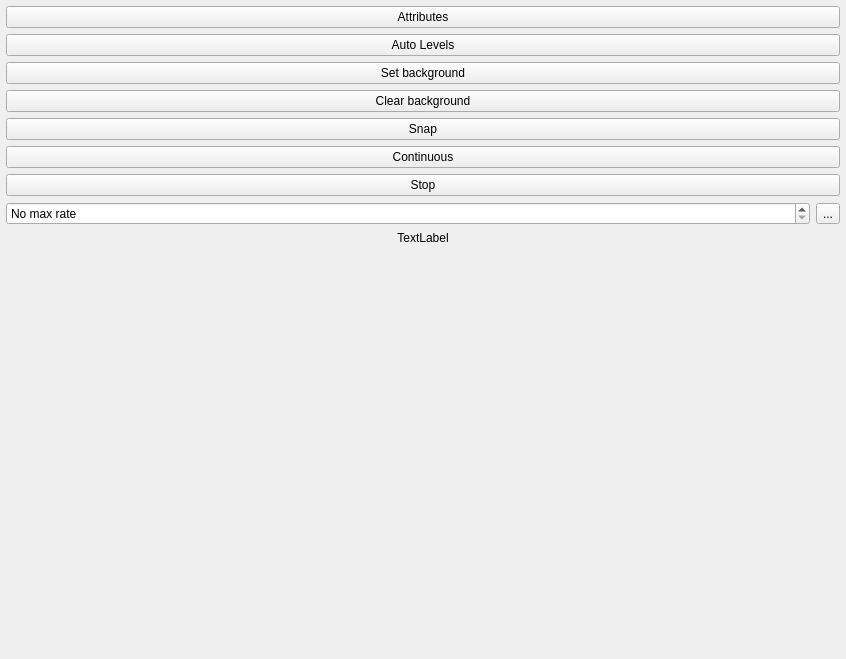
<?xml version="1.0" encoding="UTF-8"?>
<ui version="4.0">
 <class>Form</class>
 <widget class="QWidget" name="Form">
  <property name="geometry">
   <rect>
    <x>0</x>
    <y>0</y>
    <width>846</width>
    <height>659</height>
   </rect>
  </property>
  <property name="windowTitle">
   <string>Form</string>
  </property>
  <layout class="QHBoxLayout" name="horizontalLayout_2">
   <property name="leftMargin">
    <number>6</number>
   </property>
   <property name="topMargin">
    <number>6</number>
   </property>
   <property name="rightMargin">
    <number>6</number>
   </property>
   <property name="bottomMargin">
    <number>6</number>
   </property>
   <item>
    <layout class="QHBoxLayout" name="horizontalLayout">
     <item>
      <layout class="QVBoxLayout" name="verticalLayout">
       <item>
        <widget class="QPushButton" name="pushButton_attributes">
         <property name="toolTip">
          <string>View IMAQdx attributes</string>
         </property>
         <property name="text">
          <string>Attributes</string>
         </property>
         <property name="icon">
          <iconset resource="../../../clones/qtutils/qtutils/icons/icons.qrc">
           <normaloff>:/qtutils/fugue/table-export.png</normaloff>:/qtutils/fugue/table-export.png</iconset>
         </property>
        </widget>
       </item>
       <item>
        <widget class="QPushButton" name="pushButtonAutoLevels">
         <property name="toolTip">
          <string>Auto scale image levels and histogram range</string>
         </property>
         <property name="text">
          <string>Auto Levels</string>
         </property>
         <property name="icon">
          <iconset>
           <normaloff>:/qtutils/fugue/gradient.png</normaloff>:/qtutils/fugue/gradient.png</iconset>
         </property>
         <property name="checkable">
          <bool>true</bool>
         </property>
        </widget>
       </item>
       <item>
        <widget class="QPushButton" name="pushButton_set_bg">
         <property name="toolTip">
          <string>Set current image as the background, to be subtracted from displayed images</string>
         </property>
         <property name="text">
          <string>Set background</string>
         </property>
         <property name="icon">
          <iconset>
           <normaloff>:/qtutils/fugue/image--plus.png</normaloff>:/qtutils/fugue/image--plus.png</iconset>
         </property>
        </widget>
       </item>
       <item>
        <widget class="QPushButton" name="pushButton_clear_bg">
         <property name="toolTip">
          <string>Clear the background image</string>
         </property>
         <property name="text">
          <string>Clear background</string>
         </property>
         <property name="icon">
          <iconset>
           <normaloff>:/qtutils/fugue/image--minus.png</normaloff>:/qtutils/fugue/image--minus.png</iconset>
         </property>
        </widget>
       </item>
       <item>
        <widget class="QPushButton" name="pushButton_snap">
         <property name="toolTip">
          <string>Take a single image</string>
         </property>
         <property name="text">
          <string>Snap</string>
         </property>
         <property name="icon">
          <iconset resource="../../../clones/qtutils/qtutils/icons/icons.qrc">
           <normaloff>:/qtutils/fugue/control-stop.png</normaloff>:/qtutils/fugue/control-stop.png</iconset>
         </property>
        </widget>
       </item>
       <item>
        <widget class="QPushButton" name="pushButton_continuous">
         <property name="toolTip">
          <string>Acquire images continuously</string>
         </property>
         <property name="text">
          <string>Continuous</string>
         </property>
         <property name="icon">
          <iconset resource="../../../clones/qtutils/qtutils/icons/icons.qrc">
           <normaloff>:/qtutils/fugue/control.png</normaloff>:/qtutils/fugue/control.png</iconset>
         </property>
        </widget>
       </item>
       <item>
        <widget class="QPushButton" name="pushButton_stop">
         <property name="toolTip">
          <string>Stop acquiring images</string>
         </property>
         <property name="text">
          <string>Stop</string>
         </property>
         <property name="icon">
          <iconset resource="../../../clones/qtutils/qtutils/icons/icons.qrc">
           <normaloff>:/qtutils/fugue/control-stop-square.png</normaloff>:/qtutils/fugue/control-stop-square.png</iconset>
         </property>
        </widget>
       </item>
       <item>
        <layout class="QHBoxLayout" name="horizontalLayout_3">
         <property name="topMargin">
          <number>0</number>
         </property>
         <item>
          <widget class="QDoubleSpinBox" name="doubleSpinBox_maxrate">
           <property name="toolTip">
            <string>&lt;html&gt;&lt;head/&gt;&lt;body&gt;&lt;p&gt;Maximum frame rate in continuous acquisition mode. Use this to reduce load on the computer during continuous acquisition,otherwise frames are acquired as quickly as possible, which may not be desirable on slower computers.&lt;/p&gt;&lt;/body&gt;&lt;/html&gt;</string>
           </property>
           <property name="specialValueText">
            <string>No max rate</string>
           </property>
           <property name="prefix">
            <string/>
           </property>
           <property name="suffix">
            <string> fps</string>
           </property>
           <property name="decimals">
            <number>1</number>
           </property>
           <property name="maximum">
            <double>9999.000000000000000</double>
           </property>
           <property name="value">
            <double>0.000000000000000</double>
           </property>
          </widget>
         </item>
         <item>
          <widget class="QToolButton" name="toolButton_nomax">
           <property name="toolTip">
            <string>No max rate</string>
           </property>
           <property name="text">
            <string>...</string>
           </property>
           <property name="icon">
            <iconset resource="../../../clones/qtutils/qtutils/icons/icons.qrc">
             <normaloff>:/qtutils/fugue/arrow-turn-180-left.png</normaloff>:/qtutils/fugue/arrow-turn-180-left.png</iconset>
           </property>
          </widget>
         </item>
        </layout>
       </item>
       <item>
        <widget class="QLabel" name="label_fps">
         <property name="text">
          <string>TextLabel</string>
         </property>
         <property name="alignment">
          <set>Qt::AlignCenter</set>
         </property>
        </widget>
       </item>
       <item>
        <spacer name="verticalSpacer">
         <property name="orientation">
          <enum>Qt::Vertical</enum>
         </property>
         <property name="sizeHint" stdset="0">
          <size>
           <width>20</width>
           <height>40</height>
          </size>
         </property>
        </spacer>
       </item>
      </layout>
     </item>
    </layout>
   </item>
  </layout>
 </widget>
 <resources>
  <include location="../../../clones/qtutils/qtutils/icons/icons.qrc"/>
 </resources>
 <connections/>
</ui>
